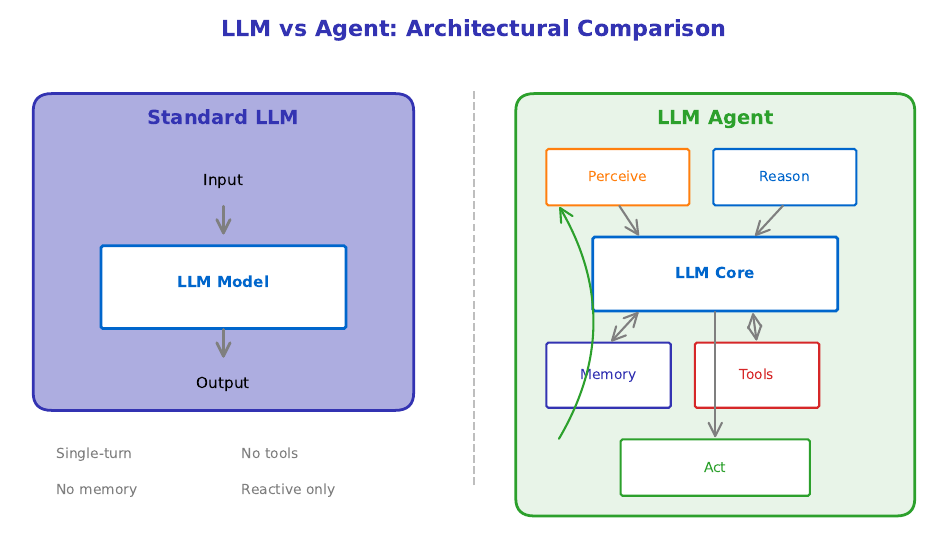

Recreate this plot in Python.
"""
Agent vs LLM Comparison Chart
Week 1 - Introduction to Agentic AI
Visualizes the key differences between standard LLM inference and agentic behavior
"""

from pathlib import Path

import matplotlib.patches as mpatches
import matplotlib.pyplot as plt
import numpy as np
from matplotlib.patches import FancyArrowPatch, FancyBboxPatch

# Chart settings for Beamer slides (scaled for 70% display)
plt.rcParams.update(
    {
        "font.size": 24,
        "axes.labelsize": 24,
        "axes.titlesize": 26,
        "xtick.labelsize": 22,
        "ytick.labelsize": 22,
        "legend.fontsize": 22,
        "figure.figsize": (10, 6),
        "figure.dpi": 150,
        "font.family": "sans-serif",
    }
)

# ML Course color palette
MLPURPLE = "#3333B2"
MLLAVENDER = "#ADADE0"
MLBLUE = "#0066CC"
MLORANGE = "#FF7F0E"
MLGREEN = "#2CA02C"
MLRED = "#D62728"
MLGRAY = "#7F7F7F"

fig, ax = plt.subplots(figsize=(10, 6))
ax.set_xlim(0, 10)
ax.set_ylim(0, 6)
ax.axis("off")

# Title
ax.text(
    5,
    5.7,
    "LLM vs Agent: Architectural Comparison",
    fontsize=16,
    fontweight="bold",
    ha="center",
    color=MLPURPLE,
)

# ========== LEFT SIDE: Standard LLM ==========
# Box for LLM
llm_box = FancyBboxPatch(
    (0.3, 1.5),
    4,
    3.5,
    boxstyle="round,pad=0.05,rounding_size=0.2",
    facecolor=MLLAVENDER,
    edgecolor=MLPURPLE,
    linewidth=2,
)
ax.add_patch(llm_box)
ax.text(2.3, 4.7, "Standard LLM", fontsize=14, fontweight="bold", ha="center", color=MLPURPLE)

# LLM components
ax.text(2.3, 4.0, "Input", fontsize=11, ha="center", color="black")
ax.annotate(
    "", xy=(2.3, 3.4), xytext=(2.3, 3.8), arrowprops=dict(arrowstyle="->", color=MLGRAY, lw=2)
)

# LLM core
llm_core = FancyBboxPatch(
    (1.0, 2.4),
    2.6,
    0.9,
    boxstyle="round,pad=0.02",
    facecolor="white",
    edgecolor=MLBLUE,
    linewidth=2,
)
ax.add_patch(llm_core)
ax.text(2.3, 2.85, "LLM Model", fontsize=11, ha="center", fontweight="bold", color=MLBLUE)

ax.annotate(
    "", xy=(2.3, 2.0), xytext=(2.3, 2.4), arrowprops=dict(arrowstyle="->", color=MLGRAY, lw=2)
)
ax.text(2.3, 1.7, "Output", fontsize=11, ha="center", color="black")

# Characteristics
ax.text(0.5, 0.9, "Single-turn", fontsize=10, color=MLGRAY)
ax.text(0.5, 0.5, "No memory", fontsize=10, color=MLGRAY)
ax.text(2.5, 0.9, "No tools", fontsize=10, color=MLGRAY)
ax.text(2.5, 0.5, "Reactive only", fontsize=10, color=MLGRAY)

# ========== RIGHT SIDE: Agent ==========
# Box for Agent
agent_box = FancyBboxPatch(
    (5.5, 0.3),
    4.2,
    4.7,
    boxstyle="round,pad=0.05,rounding_size=0.2",
    facecolor="#E8F4E8",
    edgecolor=MLGREEN,
    linewidth=2,
)
ax.add_patch(agent_box)
ax.text(7.6, 4.7, "LLM Agent", fontsize=14, fontweight="bold", ha="center", color=MLGREEN)

# Agent components - Perception
percept_box = FancyBboxPatch(
    (5.8, 3.8),
    1.5,
    0.6,
    boxstyle="round,pad=0.02",
    facecolor="white",
    edgecolor=MLORANGE,
    linewidth=1.5,
)
ax.add_patch(percept_box)
ax.text(6.55, 4.05, "Perceive", fontsize=10, ha="center", color=MLORANGE)

# Agent components - Reasoning (LLM)
reason_box = FancyBboxPatch(
    (7.6, 3.8),
    1.5,
    0.6,
    boxstyle="round,pad=0.02",
    facecolor="white",
    edgecolor=MLBLUE,
    linewidth=1.5,
)
ax.add_patch(reason_box)
ax.text(8.35, 4.05, "Reason", fontsize=10, ha="center", color=MLBLUE)

# Agent components - LLM Core
llm_agent = FancyBboxPatch(
    (6.3, 2.6),
    2.6,
    0.8,
    boxstyle="round,pad=0.02",
    facecolor="white",
    edgecolor=MLBLUE,
    linewidth=2,
)
ax.add_patch(llm_agent)
ax.text(7.6, 2.95, "LLM Core", fontsize=11, ha="center", fontweight="bold", color=MLBLUE)

# Agent components - Memory
memory_box = FancyBboxPatch(
    (5.8, 1.5),
    1.3,
    0.7,
    boxstyle="round,pad=0.02",
    facecolor="white",
    edgecolor=MLPURPLE,
    linewidth=1.5,
)
ax.add_patch(memory_box)
ax.text(6.45, 1.8, "Memory", fontsize=10, ha="center", color=MLPURPLE)

# Agent components - Tools
tools_box = FancyBboxPatch(
    (7.4, 1.5),
    1.3,
    0.7,
    boxstyle="round,pad=0.02",
    facecolor="white",
    edgecolor=MLRED,
    linewidth=1.5,
)
ax.add_patch(tools_box)
ax.text(8.05, 1.8, "Tools", fontsize=10, ha="center", color=MLRED)

# Agent components - Action
action_box = FancyBboxPatch(
    (6.6, 0.5),
    2.0,
    0.6,
    boxstyle="round,pad=0.02",
    facecolor="white",
    edgecolor=MLGREEN,
    linewidth=1.5,
)
ax.add_patch(action_box)
ax.text(7.6, 0.75, "Act", fontsize=10, ha="center", color=MLGREEN)

# Arrows connecting agent components
# Perceive -> LLM
ax.annotate(
    "", xy=(6.8, 3.4), xytext=(6.55, 3.8), arrowprops=dict(arrowstyle="->", color=MLGRAY, lw=1.5)
)
# Reason -> LLM
ax.annotate(
    "", xy=(8.0, 3.4), xytext=(8.35, 3.8), arrowprops=dict(arrowstyle="->", color=MLGRAY, lw=1.5)
)
# LLM -> Memory
ax.annotate(
    "", xy=(6.45, 2.2), xytext=(6.8, 2.6), arrowprops=dict(arrowstyle="<->", color=MLGRAY, lw=1.5)
)
# LLM -> Tools
ax.annotate(
    "", xy=(8.05, 2.2), xytext=(8.0, 2.6), arrowprops=dict(arrowstyle="<->", color=MLGRAY, lw=1.5)
)
# LLM -> Action
ax.annotate(
    "", xy=(7.6, 1.1), xytext=(7.6, 2.6), arrowprops=dict(arrowstyle="->", color=MLGRAY, lw=1.5)
)

# Feedback loop (Action back to Perceive)
ax.annotate(
    "",
    xy=(5.9, 3.8),
    xytext=(5.9, 1.1),
    arrowprops=dict(arrowstyle="->", color=MLGREEN, lw=1.5, connectionstyle="arc3,rad=0.3"),
)

# Center divider
ax.axvline(x=5, color=MLGRAY, linestyle="--", alpha=0.5, ymin=0.1, ymax=0.85)

plt.tight_layout()
plt.savefig(
    Path(__file__).parent / "agent_definition.pdf",
    dpi=300,
    bbox_inches="tight",
    facecolor="white",
    edgecolor="none",
)
plt.close()

print(f"Chart saved to {Path(__file__).parent / 'agent_definition.pdf'}")
